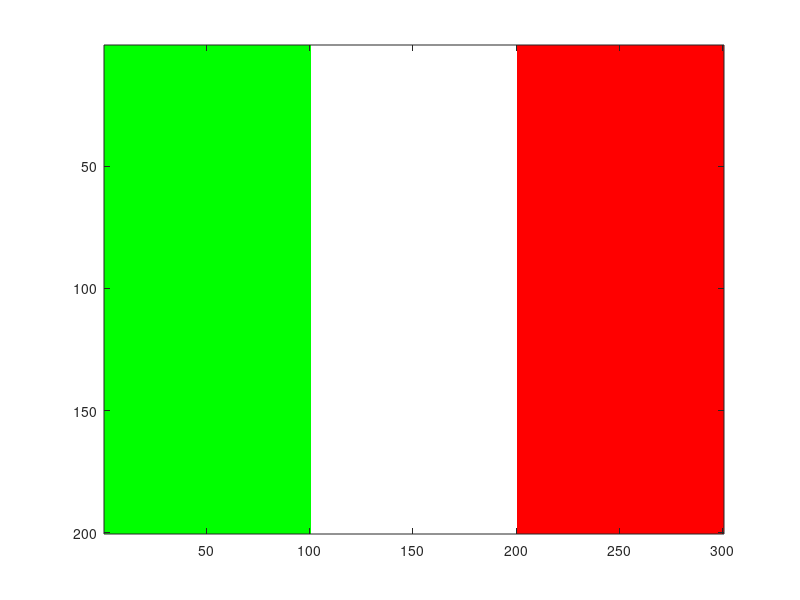

The MATLAB source for this figure:
bandiera = zeros(200,300,3);

bandiera(:, 1:100, 2) = 1;
bandiera(:, 101:200, :) = 1;
bandiera(:, 201:300, 1) = 1;

imagesc(bandiera);

